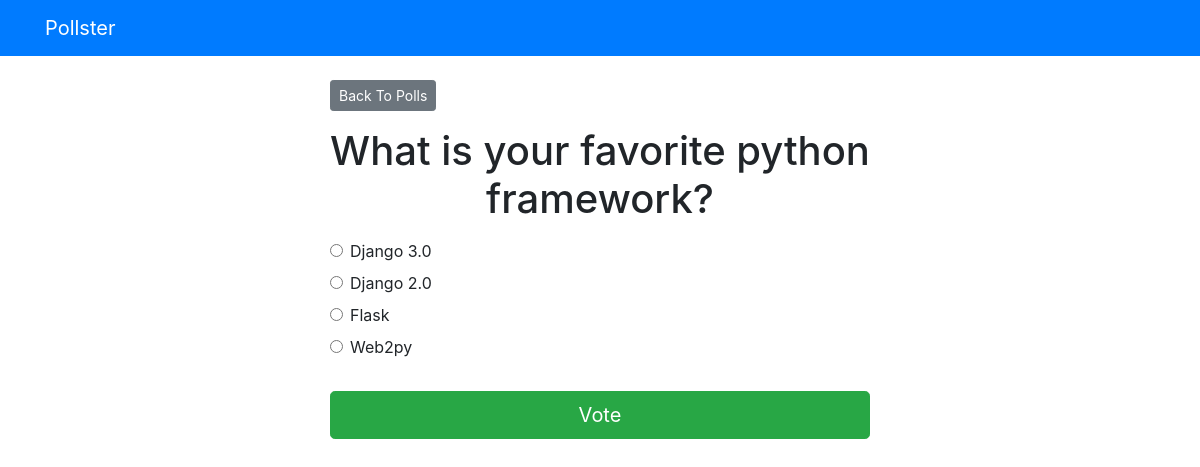
The page /polls/1/ on the database its author committed.
### polls/models.py (models this page shows, shortened)
class Question(models.Model):
    question_text = models.CharField(max_length = 200)
    pub_date = models.DateTimeField('date published')

class Choice(models.Model):
    question = models.ForeignKey(Question, on_delete=models.CASCADE)
    choice_text = models.CharField(max_length = 200)
    votes = models.IntegerField(default=0)

### polls/views.py (the view)
# urls.py: path('<int:question_id>/', views.detail , name="detail"),
def detail(request, question_id):
    try:
        question = Question.objects.get(pk=question_id)
    except Question.DoesNotExist:
        raise Http404("Question does not exist")
    return render(request, 'polls/detail.html', {'question': question })

### templates/polls/detail.html (shortened to what this page needs)
{% extends 'base.html' %}
{% block content %}
<a class="btn btn-secondary btn-sm mb-3" href="{% url 'polls:index' %}">Back To Polls</a>
<h1 class="text-center mb-3">{{ question.question_text }}</h1>
<form action="{% url 'polls:vote' question.id %}" method="post">
	{% for choice in question.choice_set.all %}
		<div class="form-check">
			<input
				type="radio"
				name="choice"
				class="form-check-input"
				id="choice{{ forloop.counter }}"
				value="{{ choice.id }}"
			/>
			<label for="choice{{ forloop.counter }}">{{ choice.choice_text }}</label>
		</div>
	{% endfor %}
	<input type="submit" value="Vote" class="btn btn-success btn-lg btn-block mt-4" />
</form>
{% endblock %}

### rows shown on the page
Question: question_text "What is your favorite python framework?"
Choice: choice_text "Django 3.0"
Choice: choice_text "Django 2.0"
Choice: choice_text "Flask"
Choice: choice_text "Web2py"
